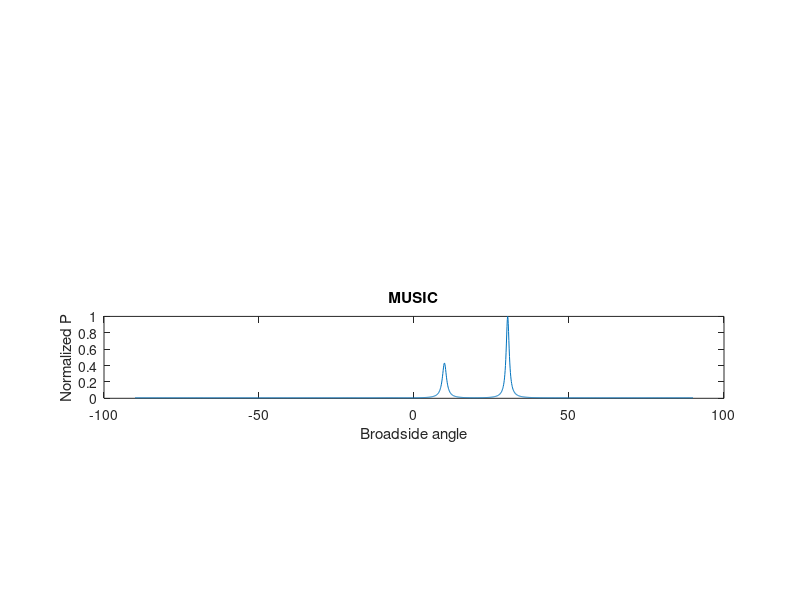

MATLAB code for this plot: (Note: this script raises an error after producing the figure.)
% Simulation of MUSIC, ESPRIT, MVDR and Classical DOA for a uniform linear array.
clc
clear;
close all;

doas = [10, 30]*pi/180;   %DOA's of signals in rad.
P = [1 1];   %Power of incoming signals
N = 10;    %Number of array elements
K = 1024;   %Number of data snapshots
d = 0.5;   %Distance between elements in wavelengths
sigma  =  10;   %Variance of noise
n = length(doas);   %Total number of signals

a  =  exp(-1i*2*pi*d*(0:N-1)'*sin([doas(:).'])); % Steering vector
s  =  round(rand(n,K))*2-1;    % Signal generation
noise  =  sqrt(sigma/2)*(randn(N,K)+1i*randn(N,K));  % Noise Generation
Ps  =  sum(abs(s).^2)/length(s);
Pn  =  sum(abs(noise).^2)/length(noise);
SNR = 10*log10(Ps/Pn);

X = a*diag(sqrt(P))*s+noise;   % data matrix
R = X*X'/K;  % covariance matrix
[Q ,D] = eig(R);   % Compute eigendecomposition of covariance matrix
[D,I] = sort(diag(D),1,'descend');   % Find r largest eigenvalues
Q = Q(:,I);   %S ort the eigenvectors to put signal eigenvectors first
Qs = Q(:,1:n);   % signal eigenvectors
Qn = Q(:,n+1:N);   % noise eigenvectors

% MUSIC algorithm
angles = (-90:0.1:90); 
a1 = exp(-1i*2*pi*d*(0:N-1)'*sin([angles(:).']*pi/180));
for i = 1:length(angles) 
    music_spectrum(i) = (a1(:,i)'*a1(:,i))/(a1(:,i)'*Qn*Qn'*a1(:,i));
end
figure(1)
subplot(4,1,3)
music_spectrum  = abs(music_spectrum);
plot(angles,music_spectrum/max(music_spectrum)); % plot MUSIC spectrum
title('MUSIC')
xlabel('Broadside angle')
ylabel('Normalized P')
[pks1,MUSIC_doas]  =  findpeaks(abs(music_spectrum),angles); % find peaks
MUSIC_doas  =  MUSIC_doas(find(MUSIC_doas>0));
sprintf("DOA estimate by MUSIC: %.3f, %.3f, %.3f", MUSIC_doas)

%
IR  =  inv(R); %Inverse of covariance matrix
for i = 1:length(angles)
    mvdr(i) = 1/(a1(:,i)'*IR*a1(:,i)); % angle search
end
subplot(4,1,2)
mvdr_spectrum  =  abs(mvdr);
plot(angles,mvdr_spectrum/max(mvdr_spectrum));
xlabel('Broadside angle')
ylabel('Normalized P')
title('MVDR')
[pks2,MVDR_doas]  =  findpeaks(abs(mvdr),angles);
MVDR_doas = MVDR_doas(find(MVDR_doas>0));
sprintf("DOA estimate by MVDR: %.3f, %.3f, %.3f", MVDR_doas)

%Estimate DOA's using the classical beamformer
for i = 1:length(angles)
    Classical(i) = (a1(:,i)'*R*a1(:,i)); % angle search
end
subplot(4,1,1)
Classical  =  abs(Classical);
plot(angles,Classical/max(Classical));
plot(angles,abs(Classical))
xlabel('Broadside angle')
ylabel('Normalized P')
title('Classical Beamformer')

%ESPRIT Algorithm
subplot(4,1,4);
phi =  linsolve(Qs(1:N-1,:),Qs(2:N,:));
ESPRIT_doas = asin(-angle(eig(phi))/(2*pi*d))*180/pi;
sprintf("DOA estimate by ESPRIT: %.3f, %.3f, %.3f", ESPRIT_doas)
xline(ESPRIT_doas,"Color",'#0072BD','linewidth',2);
title('ESPRIT')
xlim([-90 90])
xlabel('Broadside angle')
ylabel('Normalized P');
